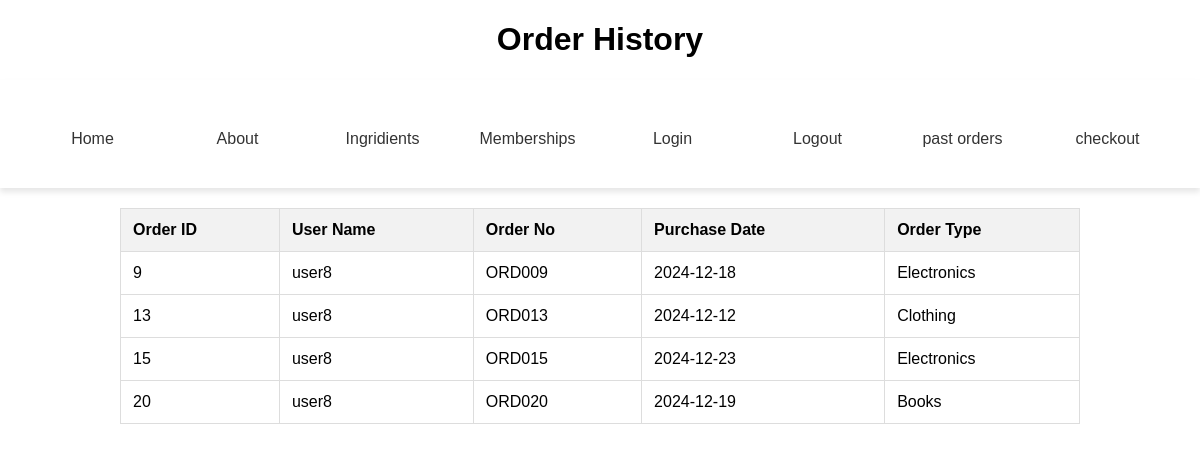
The page /orders (signed in) on the database its author committed.
### tables this page shows
CREATE TABLE orders (
    id INTEGER PRIMARY KEY ,
    user_id INTEGER NOT NULL,
    order_no TEXT NOT NULL,
    purchase_date TEXT NOT NULL,
    type TEXT NOT NULL,
    FOREIGN KEY (user_id) REFERENCES users (id)
);

CREATE TABLE users (
    id INTEGER PRIMARY KEY ,
    user_name TEXT UNIQUE NOT NULL,
    password TEXT NOT NULL
);

### app.py (the view)
@app.route('/orders')
def show_orders():
    if 'user_id' not in session:
        flash('You need to log in to view your orders.','danger')
        return redirect(url_for('login'))
    user_id = session['user_id']
    conn =  get_db_connection()
    cursor = conn.cursor()
    cursor.execute('''
        SELECT orders.id, users.user_name, orders.order_no, orders.purchase_date, orders.type
        FROM orders
        JOIN users ON orders.user_id = users.id
        WHERE orders.user_id = ?;
    ''', (user_id,))
    orders = cursor.fetchall()
    conn = conn.close()
    return render_template('orders.html', orders=orders)

### app.py (called while the page is built)
def get_db_connection():
    con = sqlite3.connect('database.db')
    return con

### templates/orders.html (shortened to what this page needs)
<!DOCTYPE html>
<html lang="en">
<head>
    <link rel="stylesheet" href="{{url_for('static',filename='orders.css')}}">
</head>
<body>
    <h1>Order History</h1>
    <header>
         <nav>
        <li>
            <li>
                <a href="{{ 'home'}}">Home</a>
                <a href="{{'about'}}">About</a>
                <a href="{{'ingredients'}}">Ingridients</a>
                <a href="{{'membership'}}">Memberships</a>
                <a href="{{'login'}}">Login</a>
                <a href="{{ 'logout' }}">Logout</a>
                <a href="{{'orders'}}">past orders</a>
                <a href="{{'checkout'}}">checkout</a>
            </li>
        </li>
    </nav>
</header>
    <table>
        <thead>
            <tr>
                <th>Order ID</th>
                <th>User Name</th>
                <th>Order No</th>
                <th>Purchase Date</th>
                <th>Order Type</th>
            </tr>
        </thead>
        <tbody>
            {% if orders %}
            {% for order in orders %}
                <tr>
                    <td>{{ order[0] }}</td>
                    <td>{{ order[1] }}</td>
                    <td>{{ order[2] }}</td>
                    <td>{{ order[3] }}</td>
                    <td>{{ order[4] }}</td>
                </tr>
            {% endfor %}
            {% else %}
            <tr>
                <td colspan="5">No orders found.</td>
            </tr>
        {% endif %}
        </tbody>
    </table>
</body>
</html>

### static/orders.css (style rules this page uses)
body { list-style-type: none; }
table { width: 80%; border-collapse: collapse; margin: 20px auto; }
th, td { padding: 12px; text-align: left; border: 1px solid #ddd; }
th { background-color: #f2f2f2; }
h1 { text-align: center; }
body { margin: 0; font-family: Arial, sans-serif; text-align: center; }
header { text-align: center; padding: 20px 0; background-color: #ffffff; box-shadow: 0px 4px 6px rgba(0, 0, 0, 0.1); }
header nav li { list-style: none; display: flex; justify-content: space-between; margin: 10px 0; padding: 0 20px; }
header nav li a { text-decoration: none; color: #333333; font-size: 1rem; flex: 1; text-align: center; padding: 10px 0; transition: color 0.3s ease, background-color 0.3s ease; }

### rows shown on the page
orders: id "9", user_name "user8", order_no "ORD009", purchase_date "2024-12-18", type "Electronics"
orders: id "13", user_name "user8", order_no "ORD013", purchase_date "2024-12-12", type "Clothing"
orders: id "15", user_name "user8", order_no "ORD015", purchase_date "2024-12-23", type "Electronics"
orders: id "20", user_name "user8", order_no "ORD020", purchase_date "2024-12-19", type "Books"
